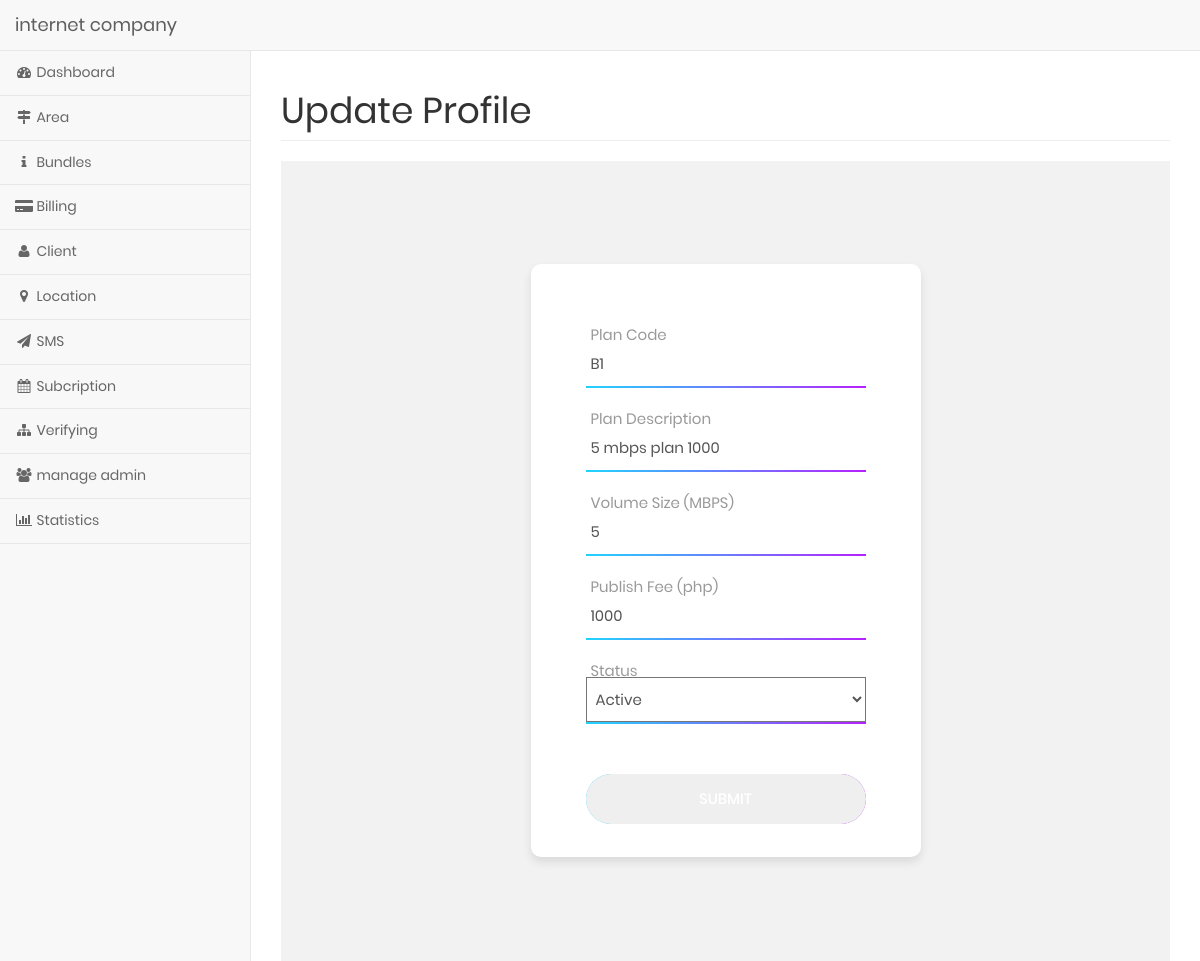
Screenshot of /restrictbackend/manage-bundle-form.php?id=1 with the database file from the repository.
### tables this page shows
CREATE TABLE `ref_bundles` (
  `bundle_id` int(11) NOT NULL AUTO_INCREMENT,
  `b_code` varbinary(4) NOT NULL,
  `b_name` varchar(255) NOT NULL,
  `b_volume` int(11) NOT NULL,
  `b_price` int(255) NOT NULL,
  `b_status` int(4) NOT NULL,
  `b_createat` timestamp NOT NULL DEFAULT CURRENT_TIMESTAMP ON UPDATE CURRENT_TIMESTAMP,
  `b_updateat` timestamp NOT NULL DEFAULT CURRENT_TIMESTAMP,
  PRIMARY KEY (`bundle_id`)
);

### core/init.php (called while the page is built, shortened)
<?php
	require_once 'database/connection.php';
	require_once 'classes/bundlecontroller.php';
	global $pdo;
	$bundlecon = new BundleController($pdo);
?>

### core/classes/bundlecontroller.php (called while the page is built, shortened)
<?php
class BundleController{
		protected $pdo;
	function __construct($pdo){
		$this->pdo = $pdo;
	}
	public function bundleData($bundle_id){
		$stmt = $this->pdo->prepare("
			SELECT
				bundle_id as bundleid,
				b_code as code,
				b_name as name,
				b_volume as volume,
				b_price as price,
				b_status as status,
				b_createat as create_at,
				b_updateat as update_at
			FROM ref_bundles
			WHERE bundle_id = :bundleid
		");
		$stmt->bindParam(':bundleid', $bundle_id);
		$stmt->execute();
	    $stmt->setFetchMode(PDO::FETCH_CLASS, 'Bundle');
	    $results = $stmt->fetch();
	    $this->json = json_encode($results);
	    return $results;
	}
}
?>

### restrictbackend/manage-bundle-form.php (the view, shortened to what this page needs)
<?php
include '../core/init.php';
$bundleid = "";
if (isset($_GET['id'])) {
   $bundleid = $_GET['id'];
}
$bundle = $bundlecon->bundleData($bundleid);
 ?>
 <!DOCTYPE html>
<html lang="en">
<head>
    <link href="../vendor/bootstrap/css/bootstrap.min.css" rel="stylesheet">
    <link href="../vendor/metisMenu/metisMenu.min.css" rel="stylesheet">
    <link href="../dist/css/sb-admin-2.css" rel="stylesheet">
    <link href="../vendor/morrisjs/morris.css" rel="stylesheet">
    <link href="../vendor/font-awesome/css/font-awesome.min.css" rel="stylesheet" type="text/css">
    <link rel="stylesheet" type="text/css" href="../assets/css/util.css">
    <link rel="stylesheet" type="text/css" href="../assets/css/main.css">
    <link rel="stylesheet" type="text/css" href="../assets/fonts/iconic/css/material-design-iconic-font.min.css">
    <link rel="stylesheet" type="text/css" href="../assets/vendor/animate/animate.css">
    <link rel="stylesheet" type="text/css" href="../assets/vendor/css-hamburgers/hamburgers.min.css">
    <link rel="stylesheet" type="text/css" href="../assets/vendor/animsition/css/animsition.min.css">
    <link rel="stylesheet" type="text/css" href="../assets/vendor/select2/select2.min.css">
    <link rel="stylesheet" type="text/css" href="../assets/vendor/daterangepicker/daterangepicker.css">
</head>
<body>
    <div id="wrapper">
    <?php include 'template-navigation.php'; ?>
    <div id="page-wrapper">
    <?php if ($bundle): ?>
    <div class="row">
        <div class="col-lg-12">
            <h1 class="page-header">Update Profile</h1>
        </div>
    </div>
    <div class="container-login100">
        <div class="wrap-login100">
            <form class="login100-form validate-form" method="POST" action="manage-bundle-form-action.php">
                <div class="wrap-input100 validate-input" data-validate="Enter Code">
                    <input class="input100 has-val" type="text" name="code" value="<?php echo $bundle->code ?>">
                    <span class="focus-input100" data-placeholder="Plan Code"></span>
                </div>
                <div class="wrap-input100 validate-input" data-validate="Enter Description">
                    <input class="input100 has-val" type="text" name="name" value="<?php echo $bundle->name ?>">
                    <span class="focus-input100" data-placeholder="Plan Description"></span>
                </div>
                <div class="wrap-input100 validate-input" data-validate="Enter Volume Size">
                    <input class="input100 has-val" type="text" name="volume" value="<?php echo $bundle->volume ?>">
                    <span class="focus-input100" data-placeholder="Volume Size (MBPS)"></span>
                </div>
                <div class="wrap-input100 validate-input" data-validate="Enter Fee(php)">
                    <input class="input100 has-val" type="text" name="price" value="<?php echo $bundle->price ?>">
                    <span class="focus-input100" data-placeholder="Publish Fee (php)"></span>
                </div>
                <div class="wrap-input100 validate-input" data-validate="Enter Status">
                    <select class="input100 has-val" name="status">
                        <option value="1" <?php if ($bundle->status == 1) {echo 'selected="selected"'; } ?>> Active</option>
                    </select>
                    <span class="focus-input100" data-placeholder="Status"></span>
                </div>
                <div class="container-login100-form-btn">
                    <div class="wrap-login100-form-btn">
                        <input type="submit" name="submit" value="Submit" class="login100-form-btn">
                    </div>
                </div>
            </form>
        </div>
    </div>
    <?php endif ?>
                    </div>
                </div>
</body>
</html>

### assets/css/main.css (style rules this page uses)
* { margin: 0px; padding: 0px; box-sizing: border-box; }
body, html { height: 100%; font-family: Poppins-Regular, sans-serif; }
h1,h2,h3,h4,h5,h6 { margin: 0px; }
input { outline: none; border: none; }
.container-login100 { width: 100%; min-height: 100vh; display: -webkit-box; display: -webkit-flex; display: -moz-box; display: -ms-flexbox; display: flex; flex-wrap: wrap; justify-content: center; align-items: center; padding: 15px; background: #f2f2f2; }
.wrap-login100 { width: 390px; background: #fff; border-radius: 10px; overflow: hidden; padding: 77px 55px 33px 55px; box-shadow: 0 5px 10px 0px rgba(0, 0, 0, 0.1); -moz-box-shadow: 0 5px 10px 0px rgba(0, 0, 0, 0.1); -webkit-box-shadow: 0 5px 10px 0px rgba(0, 0, 0, 0.1); -o-box-shadow: 0 5px 10px 0px rgba(0, 0, 0, 0.1); -ms-box-shadow: 0 5px 10px 0px rgba(0, 0, 0, 0.1); }
.login100-form { width: 100%; }
.wrap-input100 { width: 100%; position: relative; border-bottom: 2px solid #adadad; margin-bottom: 37px; }
.input100 { font-family: Poppins-Regular; font-size: 15px; color: #555555; line-height: 1.2; display: block; width: 100%; height: 45px; background: transparent; padding: 0 5px; }
.focus-input100 { position: absolute; display: block; width: 100%; height: 100%; top: 0; left: 0; pointer-events: none; }
.focus-input100::before { content: ""; display: block; position: absolute; bottom: -2px; left: 0; width: 0; height: 2px; -webkit-transition: all 0.4s; -o-transition: all 0.4s; -moz-transition: all 0.4s; transition: all 0.4s; background: #6a7dfe; background: -webkit-linear-gradient(left, #21d4fd, #b721ff); background: -o-linear-gradient(left, #21d4fd, #b721ff); background: -moz-linear-gradient(left, #21d4fd, #b721ff); background: linear-gradient(left, #21d4fd, #b721ff); }
.focus-input100::after { font-family: Poppins-Regular; font-size: 15px; color: #999999; line-height: 1.2; content: attr(data-placeholder); display: block; width: 100%; position: absolute; top: 16px; left: 0px; padding-left: 5px; -webkit-transition: all 0.4s; -o-transition: all 0.4s; -moz-transition: all 0.4s; transition: all 0.4s; }
.has-val.input100 + .focus-input100::after { top: -15px; }
.has-val.input100 + .focus-input100::before { width: 100%; }
.container-login100-form-btn { display: -webkit-box; display: -webkit-flex; display: -moz-box; display: -ms-flexbox; display: flex; flex-wrap: wrap; justify-content: center; padding-top: 13px; }
.wrap-login100-form-btn { width: 100%; display: block; position: relative; z-index: 1; border-radius: 25px; overflow: hidden; margin: 0 auto; }
.login100-form-btn { font-family: Poppins-Medium; font-size: 15px; color: #fff; line-height: 1.2; text-transform: uppercase; display: -webkit-box; display: -webkit-flex; display: -moz-box; display: -ms-flexbox; display: flex; justify-content: center; align-items: center; padding: 0 20px; width: 100%; height: 50px; }
.validate-input { position: relative; }

### rows the page displays
ref_bundles: code "B1", name "5 mbps plan 1000", volume "5", price "1000", status "Active"
